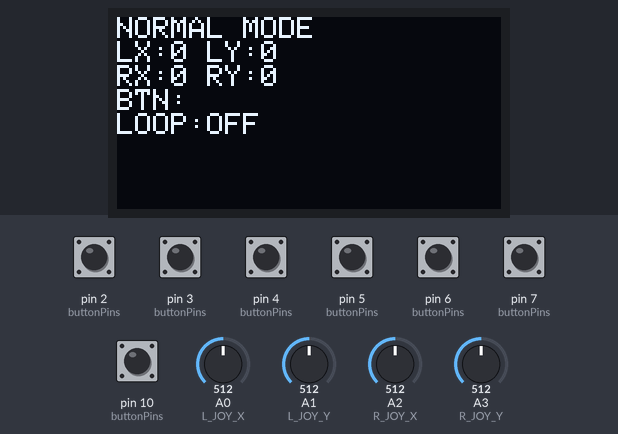
A sketch run on a simulated Arduino Uno, built with avr-gcc and run on an emulated ATmega328P. Parts: 128×64 one-colour display. The inputs (shaded band) are chosen by the test bench; at power-on: pin 2 (buttonPins), pin 3 (buttonPins), pin 4 (buttonPins), pin 5 (buttonPins), pin 6 (buttonPins), pin 7 (buttonPins), pin 10 (buttonPins) HIGH, A0 (L_JOY_X) = 512, A1 (L_JOY_Y) = 512, A2 (R_JOY_X) = 512, A3 (R_JOY_Y) = 512. EEPROM starts erased; no radio packets arrive unless stated; what the sketch prints to the serial monitor is not drawn.

Above: at 2.6 s.
2.7 s: pin 4 (buttonPins) pulled LOW for 0.15 s
At 3.5 s:
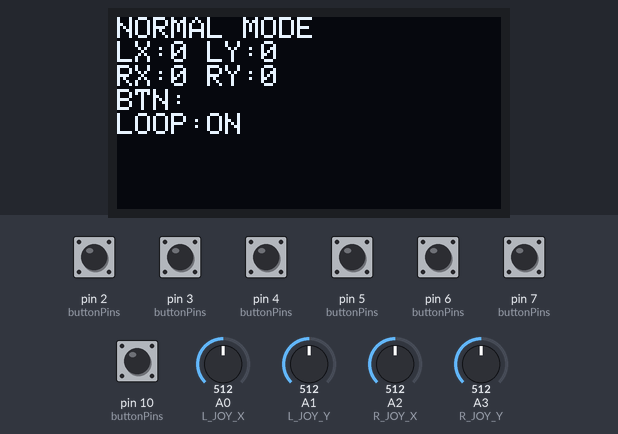
4.4 s: pin 2 (buttonPins) pulled LOW for 0.15 s
At 5.3 s:
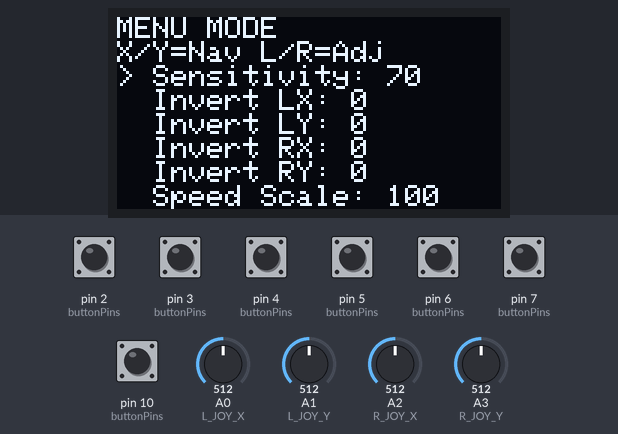
6.0 s: pin 5 (buttonPins) pulled LOW for 0.15 s
At 6.6 s:
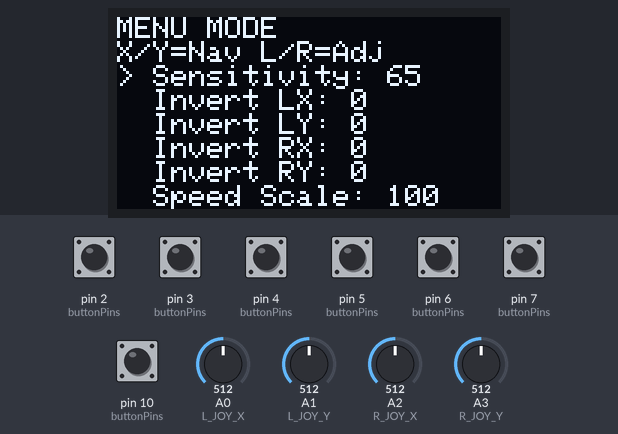
7.6 s: pin 4 (buttonPins) pulled LOW for 1 s
At 9.0 s:
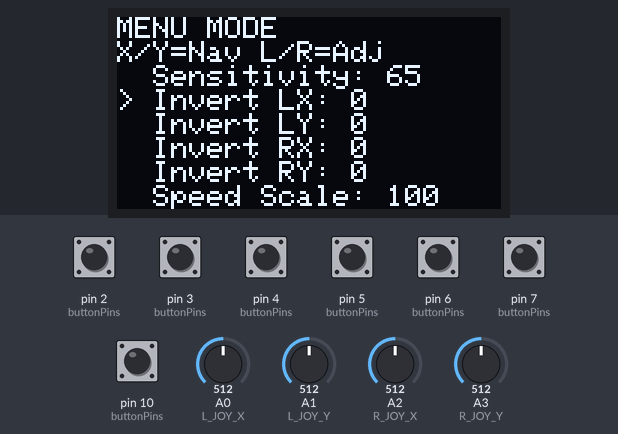
10.1 s: pin 6 (buttonPins) pulled LOW for 0.15 s
At 10.6 s:
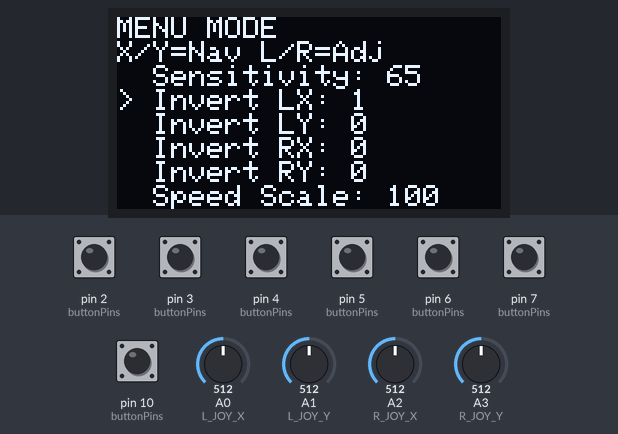
11.7 s: pin 3 (buttonPins) pulled LOW for 0.15 s
At 13.0 s:
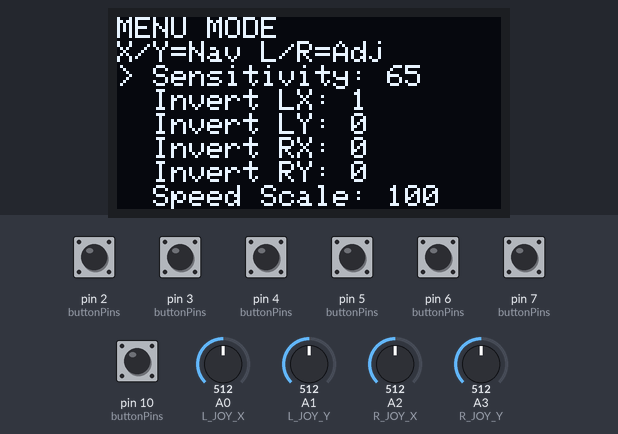
Timing chart, 0 to 14.3 s (numbered marks = the images above; inputs shaded):
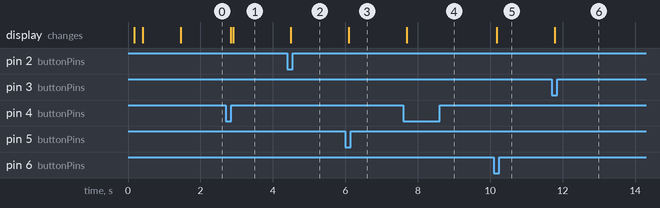

The sketch:

Nano_Controller_Firmware.ino
```cpp
// ============================================================
// Nano/Uno Controller - Transmitter Firmware
// Sends joystick + button data to Mega via NRF24
// Menu mode for settings (Start toggles), saved to EEPROM
// ============================================================

#include <SPI.h>
#include <RF24.h>
#include <Wire.h>
#include <Adafruit_GFX.h>
#include <Adafruit_SSD1306.h>
#include <EEPROM.h>

// --- NRF24 pins ---
#define CE_PIN  8
#define CSN_PIN 9
RF24 radio(CE_PIN, CSN_PIN);
const byte rfAddress[6] = "00001";

// --- OLED ---
#define SCREEN_WIDTH  128
#define SCREEN_HEIGHT 64
#define OLED_RESET    -1
Adafruit_SSD1306 display(SCREEN_WIDTH, SCREEN_HEIGHT, &Wire, OLED_RESET);
bool oledOK = false;

// --- Joystick pins ---
#define L_JOY_X  A0
#define L_JOY_Y  A1
#define R_JOY_X  A2
#define R_JOY_Y  A3

// --- Button pins ---
#define BTN_START   2
#define BTN_X       3
#define BTN_Y       4
#define BTN_DPAD_L  5
#define BTN_DPAD_R  6
#define BTN_A       7
#define BTN_B       10

const uint8_t buttonPins[] = { BTN_START, BTN_X, BTN_Y, BTN_DPAD_L, BTN_DPAD_R, BTN_A, BTN_B };
const char* buttonLabels[] = { "START", "X", "Y", "D-L", "D-R", "A", "B" };
const uint8_t NUM_BUTTONS = 7;

// Button bitmasks
#define MASK_START  0x01
#define MASK_X      0x02
#define MASK_Y      0x04
#define MASK_DPAD_L 0x08
#define MASK_DPAD_R 0x10
#define MASK_A      0x20
#define MASK_B      0x40

// --- Compact binary packet ---
struct __attribute__((packed)) ControllerPacket {
    uint8_t magic;
    int8_t  lx;
    int8_t  ly;
    int8_t  rx;
    int8_t  ry;
    uint8_t buttons;
    uint8_t checksum;
};
ControllerPacket txPacket;

// --- Modes ---
enum Mode { MODE_NORMAL, MODE_MENU };
Mode currentMode = MODE_NORMAL;

// --- Settings (persisted in EEPROM) ---
struct Settings {
    uint8_t magic;
    uint8_t sensitivity;   // 0-100 (default 70)
    uint8_t invertMask;    // bit0=LX, bit1=LY, bit2=RX, bit3=RY
    uint8_t speedScale;    // 0-100 (default 100)
};
Settings settings;
#define EEPROM_ADDR 0
#define SETTINGS_MAGIC 0x42

// --- Menu ---
const char* menuItems[] = {
    "Sensitivity",
    "Invert LX",
    "Invert LY",
    "Invert RX",
    "Invert RY",
    "Speed Scale"
};
const uint8_t MENU_COUNT = 6;
uint8_t menuIndex = 0;

// --- Button state ---
uint8_t lastButtonMask = 0;
bool loopEnabled = false; // Y sets true, X sets false; queried by Mega after each preset

// --- Joystick calibration ---
int joyCenter[4];

// --- Timing ---
unsigned long lastTxTime = 0;
const unsigned long TX_INTERVAL = 50; // 20 Hz

// --- TX diagnostics ---
uint16_t txOkCount = 0;
uint16_t txFailCount = 0;

// ============================================================
void setup() {
    Serial.begin(115200);

    // Init buttons
    for (uint8_t i = 0; i < NUM_BUTTONS; i++) {
        pinMode(buttonPins[i], INPUT_PULLUP);
    }

    // Init OLED
    Wire.begin();
    delay(100);
    oledOK = display.begin(SSD1306_SWITCHCAPVCC, 0x3C);
    if (oledOK) {
        display.clearDisplay();
        display.setTextSize(1);
        display.setTextColor(SSD1306_WHITE);
        display.setCursor(0, 0);
        display.println(F("Nano Controller"));
        display.display();
    } else {
        Serial.println(F("OLED not found"));
    }

    // Load settings from EEPROM
    loadSettings();

    // Calibrate joystick centers
    delay(200);
    joyCenter[0] = analogRead(L_JOY_X);
    joyCenter[1] = analogRead(L_JOY_Y);
    joyCenter[2] = analogRead(R_JOY_X);
    joyCenter[3] = analogRead(R_JOY_Y);

    // Init NRF24
    if (!radio.begin()) {
        Serial.println(F("NRF24 not found!"));
        if (oledOK) {
            display.println(F("NRF24 ERROR"));
            display.display();
        }
        while (1) {} // Halt
    }
    radio.setPALevel(RF24_PA_LOW);
    radio.setDataRate(RF24_250KBPS);
    radio.setChannel(76);
    radio.setAutoAck(false);
    radio.openWritingPipe(rfAddress);
    radio.stopListening();

    Serial.println(F("NRF24 TX ready"));
    if (oledOK) {
        display.println(F("NRF24 OK"));
        display.display();
        delay(1000);
    }
}

// ============================================================
void loop() {
    uint8_t currentMask = readButtonMask();

    // --- START button: toggle Normal / Menu ---
    bool startPressed = (currentMask & MASK_START) && !(lastButtonMask & MASK_START);
    if (startPressed) {
        if (currentMode == MODE_NORMAL) {
            enterMenu();
        } else {
            exitMenu();
        }
    }

    if (currentMode == MODE_NORMAL) {
        doNormalMode(currentMask);
    } else {
        doMenuMode(currentMask);
    }

    lastButtonMask = currentMask;
    delay(20); // ~50 Hz input poll
}

// ============================================================
// NORMAL MODE
// ============================================================
void doNormalMode(uint8_t btnMask) {
    // Track loop state on Uno (Y=ON, A=OFF)
    if ((btnMask & MASK_Y) && !(lastButtonMask & MASK_Y)) {
        loopEnabled = true;
        Serial.println(F("Loop enabled"));
    }
    if ((btnMask & MASK_A) && !(lastButtonMask & MASK_A)) {
        loopEnabled = false;
        Serial.println(F("Loop disabled"));
    }

    // Read joysticks
    int rawLX = analogRead(L_JOY_X) - joyCenter[0];
    int rawLY = analogRead(L_JOY_Y) - joyCenter[1];
    int rawRX = analogRead(R_JOY_X) - joyCenter[2];
    int rawRY = analogRead(R_JOY_Y) - joyCenter[3];

    // Apply sensitivity and invert
    int8_t lx = processAxis(rawLX, 0);
    int8_t ly = processAxis(rawLY, 1);
    int8_t rx = processAxis(rawRX, 2);
    int8_t ry = processAxis(rawRY, 3);

    // Build packet
    txPacket.magic = 0xAB;
    txPacket.lx = lx;
    txPacket.ly = ly;
    txPacket.rx = rx;
    txPacket.ry = ry;
    txPacket.buttons = (btnMask & ~MASK_START) | (loopEnabled ? 0x80 : 0x00); // bit 7 = loop state

    // XOR checksum (all bytes except checksum itself)
    uint8_t* p = (uint8_t*)&txPacket;
    txPacket.checksum = 0;
    for (uint8_t i = 0; i < sizeof(ControllerPacket) - 1; i++) {
        txPacket.checksum ^= p[i];
    }

    // Transmit at TX_INTERVAL
    unsigned long now = millis();
    if (now - lastTxTime >= TX_INTERVAL) {
        lastTxTime = now;
        bool ok = radio.write(&txPacket, sizeof(txPacket));
        if (ok) txOkCount++; else txFailCount++;

        // Serial debug
        Serial.print(F("TX:"));
        Serial.print(ok ? F("OK") : F("FAIL"));
        Serial.print(F(" OK:")); Serial.print(txOkCount);
        Serial.print(F(" FAIL:")); Serial.print(txFailCount);
        Serial.print(F(" LX:")); Serial.print(lx);
        Serial.print(F(" LY:")); Serial.print(ly);
        Serial.print(F(" RX:")); Serial.print(rx);
        Serial.print(F(" RY:")); Serial.print(ry);
        Serial.print(F(" BTN:")); Serial.print(btnMask, HEX);
        Serial.print(F(" LOOP:")); Serial.print(loopEnabled ? F("1") : F("0"));
        Serial.println();

        // Listen for query from Mega (longer window for reliable response)
        radio.startListening();
        delay(1); // let radio settle into RX mode
        unsigned long listenStart = millis();
        while (millis() - listenStart < 20) {
            if (radio.available()) {
                ControllerPacket query;
                radio.read(&query, sizeof(query));
                if (query.magic == 0xBA) {
                    // Build response with loop state in bit 7
                    radio.stopListening();
                    delay(1); // let radio settle into TX mode
                    ControllerPacket resp;
                    resp.magic = 0xAC; // distinct from regular packets (0xAB)
                    resp.lx = 0; resp.ly = 0; resp.rx = 0; resp.ry = 0;
                    resp.buttons = loopEnabled ? 0x80 : 0x00;
                    resp.checksum = resp.magic ^ resp.lx ^ resp.ly ^ resp.rx ^ resp.ry ^ resp.buttons;
                    radio.write(&resp, sizeof(resp));
                    Serial.println(F("Query resp sent"));
                    break;
                }
            }
        }
        radio.stopListening(); // back to TX mode for next iteration
        delay(1); // let radio settle into TX mode before next loop
    }

    // OLED
    if (oledOK) {
        display.clearDisplay();
        display.setTextSize(1);
        display.setTextColor(SSD1306_WHITE);
        display.setCursor(0, 0);
        display.println(F("NORMAL MODE"));
        display.print(F("LX:")); display.print(lx);
        display.print(F(" LY:")); display.println(ly);
        display.print(F("RX:")); display.print(rx);
        display.print(F(" RY:")); display.println(ry);
        display.print(F("BTN:"));
        for (uint8_t i = 1; i < NUM_BUTTONS; i++) {
            if (btnMask & (1 << i)) {
                display.print(buttonLabels[i]);
                display.print(F(" "));
            }
        }
        display.println();
        display.print(F("LOOP:"));
        display.println(loopEnabled ? F("ON") : F("OFF"));
        display.display();
    }
}

// ============================================================
// MENU MODE
// ============================================================
void enterMenu() {
    currentMode = MODE_MENU;
    menuIndex = 0;
    Serial.println(F("Entering MENU"));
}

void exitMenu() {
    currentMode = MODE_NORMAL;
    saveSettings();
    Serial.println(F("Exiting MENU, saved."));
}

void doMenuMode(uint8_t btnMask) {
    bool dpadL = (btnMask & MASK_DPAD_L) && !(lastButtonMask & MASK_DPAD_L);
    bool dpadR = (btnMask & MASK_DPAD_R) && !(lastButtonMask & MASK_DPAD_R);
    bool btnA  = (btnMask & MASK_A) && !(lastButtonMask & MASK_A);
    bool btnB  = (btnMask & MASK_B) && !(lastButtonMask & MASK_B);

    // Navigate items with X/Y (up/down)
    bool btnX  = (btnMask & MASK_X) && !(lastButtonMask & MASK_X);
    bool btnY  = (btnMask & MASK_Y) && !(lastButtonMask & MASK_Y);

    if (btnX) {
        if (menuIndex > 0) menuIndex--;
    }
    if (btnY) {
        if (menuIndex < MENU_COUNT - 1) menuIndex++;
    }

    // Adjust values with D-pad L/R
    if (dpadL) adjustSetting(menuIndex, -5);
    if (dpadR) adjustSetting(menuIndex, +5);

    // OLED
    if (oledOK) {
        display.clearDisplay();
        display.setTextSize(1);
        display.setTextColor(SSD1306_WHITE);
        display.setCursor(0, 0);
        display.println(F("MENU MODE"));
        display.println(F("X/Y=Nav L/R=Adj"));

        for (uint8_t i = 0; i < MENU_COUNT; i++) {
            if (i == menuIndex) display.print(F("> "));
            else display.print(F("  "));
            display.print(menuItems[i]);
            display.print(F(": "));
            display.println(getSettingValue(i));
        }
        display.display();
    }
}

// ============================================================
// SETTINGS HELPERS
// ============================================================
int16_t getSettingValue(uint8_t idx) {
    switch (idx) {
        case 0: return settings.sensitivity;
        case 1: return (settings.invertMask & 0x01) ? 1 : 0;
        case 2: return (settings.invertMask & 0x02) ? 1 : 0;
        case 3: return (settings.invertMask & 0x04) ? 1 : 0;
        case 4: return (settings.invertMask & 0x08) ? 1 : 0;
        case 5: return settings.speedScale;
    }
    return 0;
}

void adjustSetting(uint8_t idx, int8_t delta) {
    switch (idx) {
        case 0:
            settings.sensitivity = constrain(settings.sensitivity + delta, 0, 100);
            break;
        case 1:
            settings.invertMask ^= 0x01;
            break;
        case 2:
            settings.invertMask ^= 0x02;
            break;
        case 3:
            settings.invertMask ^= 0x04;
            break;
        case 4:
            settings.invertMask ^= 0x08;
            break;
        case 5:
            settings.speedScale = constrain(settings.speedScale + delta, 0, 100);
            break;
    }
}

void loadSettings() {
    EEPROM.get(EEPROM_ADDR, settings);
    if (settings.magic != SETTINGS_MAGIC) {
        // First boot: defaults
        settings.magic = SETTINGS_MAGIC;
        settings.sensitivity = 70;
        settings.invertMask = 0;
        settings.speedScale = 100;
        saveSettings();
        Serial.println(F("Settings initialized to defaults."));
    } else {
        Serial.println(F("Settings loaded from EEPROM."));
    }
}

void saveSettings() {
    EEPROM.put(EEPROM_ADDR, settings);
}

// ============================================================
// JOYSTICK / BUTTON HELPERS
// ============================================================
int8_t processAxis(int raw, uint8_t axisIndex) {
    // Map raw difference (-512 to 512) to -100 to 100
    int val = map(constrain(raw, -512, 512), -512, 512, -100, 100);

    // Apply deadzone
    if (abs(val) < 10) val = 0;

    // Apply sensitivity curve: x * (sens/100)
    val = (int)(val * ((float)settings.sensitivity / 100.0));
    val = constrain(val, -100, 100);

    // Apply invert
    if (settings.invertMask & (1 << axisIndex)) val = -val;

    return (int8_t)val;
}

uint8_t readButtonMask() {
    uint8_t mask = 0;
    for (uint8_t i = 0; i < NUM_BUTTONS; i++) {
        if (digitalRead(buttonPins[i]) == LOW) {
            mask |= (1 << i);
        }
    }
    return mask;
}
```

Measured:
- after the input at 2.7 s, the display: first changes after 0.13 s (image 1 shows a later state)
- after the input at 4.4 s, the display: changes after 0.09 s (image 2)
- after the input at 6.0 s, the display: changes after 0.09 s (image 3)
- after the input at 7.6 s, the display: changes after 0.09 s (image 4)
- after the input at 10.1 s, the display: changes after 0.08 s (image 5)
- after the input at 11.7 s, the display: changes after 0.08 s (image 6)
